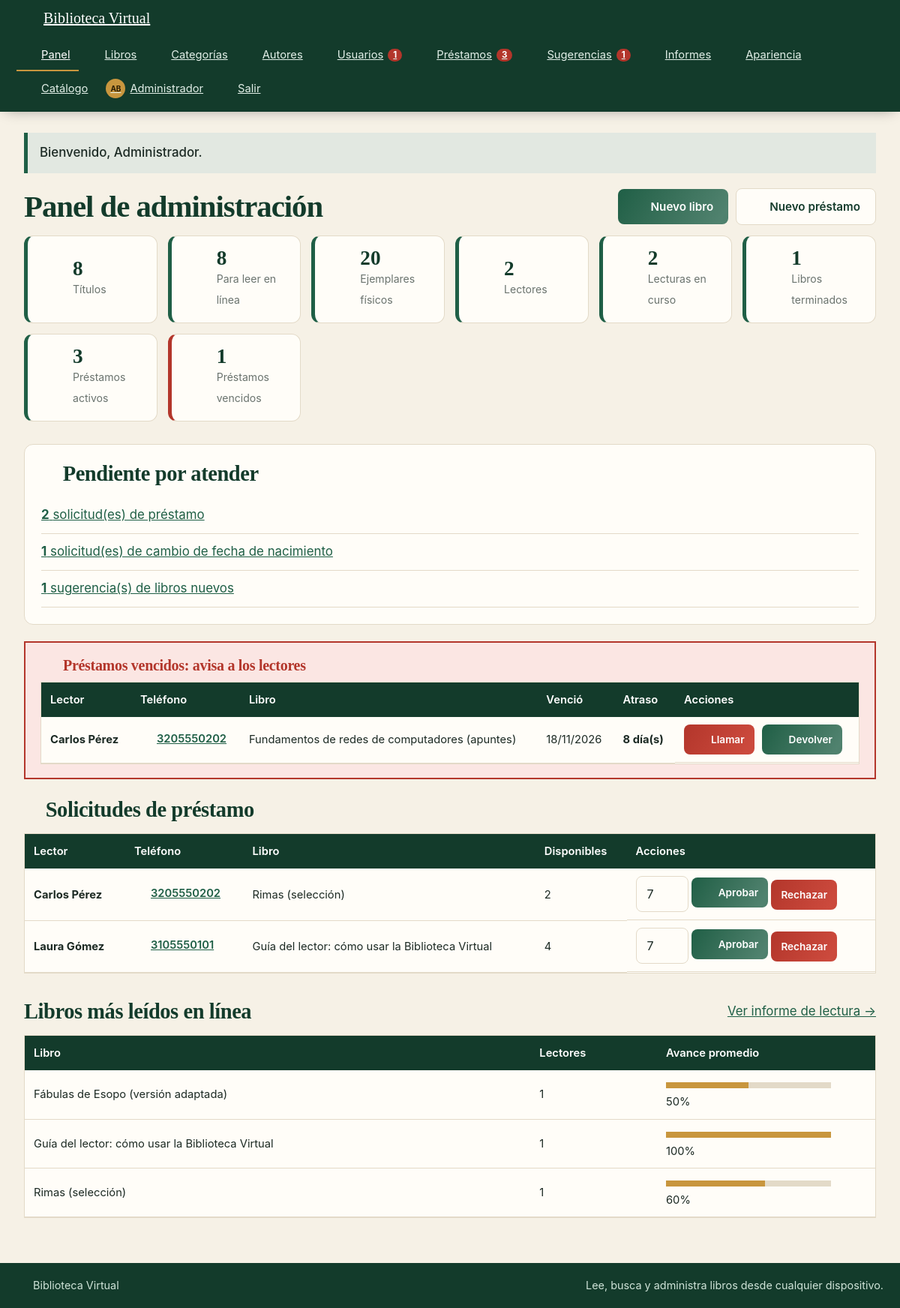
The page /panel.php (signed in) on the database its author committed.
### tables this page shows
CREATE TABLE usuarios (
  id INT NOT NULL AUTO_INCREMENT,
  nombre VARCHAR(80) NOT NULL,
  apellido VARCHAR(80) NOT NULL,
  correo VARCHAR(120) NOT NULL,
  telefono VARCHAR(20) NOT NULL,
  fecha_nacimiento DATE NOT NULL,
  clave VARCHAR(255) NOT NULL,
  rol ENUM('admin','bibliotecario','lector') NOT NULL DEFAULT 'lector',
  activo TINYINT(1) NOT NULL DEFAULT 1,
  foto VARCHAR(80) DEFAULT NULL,
  tema ENUM('auto','claro','oscuro') NOT NULL DEFAULT 'auto',
  edad_editable TINYINT(1) NOT NULL DEFAULT 0,
  cambiar_clave TINYINT(1) NOT NULL DEFAULT 0,
  creado_en TIMESTAMP NOT NULL DEFAULT CURRENT_TIMESTAMP,
  PRIMARY KEY (id),
  UNIQUE KEY uq_usuarios_correo (correo)
);

CREATE TABLE prestamos (
  id INT NOT NULL AUTO_INCREMENT,
  libro_id INT NOT NULL,
  usuario_id INT NOT NULL,
  estado ENUM('Solicitado','Activo','Devuelto','Rechazado') NOT NULL DEFAULT 'Solicitado',
  fecha_prestamo DATE DEFAULT NULL,
  fecha_limite DATE DEFAULT NULL,
  fecha_devolucion DATE DEFAULT NULL,
  registrado_por INT DEFAULT NULL,
  creado_en TIMESTAMP NOT NULL DEFAULT CURRENT_TIMESTAMP,
  PRIMARY KEY (id),
  KEY idx_prestamos_libro (libro_id),
  KEY idx_prestamos_usuario (usuario_id),
  KEY idx_prestamos_estado (estado, fecha_limite),
  CONSTRAINT fk_prestamos_libro FOREIGN KEY (libro_id) REFERENCES libros(id) ON DELETE CASCADE,
  CONSTRAINT fk_prestamos_usuario FOREIGN KEY (usuario_id) REFERENCES usuarios(id) ON DELETE CASCADE,
  CONSTRAINT fk_prestamos_registrador FOREIGN KEY (registrado_por) REFERENCES usuarios(id) ON DELETE SET NULL
);

CREATE TABLE libros (
  id INT NOT NULL AUTO_INCREMENT,
  codigo VARCHAR(30) NOT NULL,
  titulo VARCHAR(150) NOT NULL,
  autor_id INT NOT NULL,
  categoria_id INT NOT NULL,
  editorial VARCHAR(100) DEFAULT NULL,
  anio SMALLINT DEFAULT NULL,
  ejemplares INT NOT NULL DEFAULT 0,
  descripcion TEXT DEFAULT NULL,
  archivo VARCHAR(80) DEFAULT NULL,
  creado_en TIMESTAMP NOT NULL DEFAULT CURRENT_TIMESTAMP,
  PRIMARY KEY (id),
  UNIQUE KEY uq_libros_codigo (codigo),
  KEY idx_libros_titulo (titulo),
  KEY idx_libros_autor (autor_id),
  KEY idx_libros_categoria (categoria_id),
  CONSTRAINT fk_libros_autor FOREIGN KEY (autor_id) REFERENCES autores(id) ON DELETE RESTRICT,
  CONSTRAINT fk_libros_categoria FOREIGN KEY (categoria_id) REFERENCES categorias(id) ON DELETE RESTRICT
);

### panel.php (the view, shortened to what this page needs)
<?php
require_once 'seguridad.php';
exigir_admin();
$cn = db();
$tot_titulos = (int)valor($cn, 'SELECT COUNT(*) FROM libros');
$tot_leibles = (int)valor($cn, 'SELECT COUNT(*) FROM libros l WHERE ' . sql_leible('l'));
$tot_ejemplares = (int)valor($cn, 'SELECT COALESCE(SUM(ejemplares),0) FROM libros');
$tot_lectores = (int)valor($cn, "SELECT COUNT(*) FROM usuarios WHERE rol = 'lector'");
$tot_activos = (int)valor($cn, "SELECT COUNT(*) FROM prestamos WHERE estado = 'Activo'");
$tot_leyendo = (int)valor($cn, 'SELECT COUNT(*) FROM lecturas WHERE terminado = 0');
$tot_terminados = (int)valor($cn, 'SELECT COUNT(*) FROM lecturas WHERE terminado = 1');
$pend_edad = (int)valor($cn, "SELECT COUNT(*) FROM cambios_edad WHERE estado = 'Pendiente'");
$pend_sug = (int)valor($cn, "SELECT COUNT(*) FROM sugerencias WHERE estado = 'Pendiente'");
$sin_contenido = (int)valor($cn, 'SELECT COUNT(*) FROM libros l WHERE NOT ' . sql_leible('l'));
$vencidos = consulta($cn, "SELECT p.id, p.fecha_limite, DATEDIFF(CURDATE(), p.fecha_limite) AS dias, u.nombre, u.apellido, u.telefono, l.titulo FROM prestamos p JOIN usuarios u ON u.id = p.usuario_id JOIN libros l ON l.id = p.libro_id WHERE p.estado = 'Activo' AND p.fecha_limite < CURDATE() ORDER BY p.fecha_limite ASC");
$solicitudes = consulta($cn, "SELECT p.id, p.creado_en, u.nombre, u.apellido, u.telefono, l.titulo, " . sql_disponibles('l') . " AS disponibles FROM prestamos p JOIN usuarios u ON u.id = p.usuario_id JOIN libros l ON l.id = p.libro_id WHERE p.estado = 'Solicitado' ORDER BY p.id ASC");
$mas_leidos = consulta($cn, 'SELECT l.titulo, COUNT(*) AS lectores, ROUND(AVG(ls.progreso)) AS promedio FROM lecturas ls JOIN libros l ON l.id = ls.libro_id GROUP BY l.id, l.titulo ORDER BY lectores DESC, l.titulo ASC LIMIT 5');
require 'cabecera.php';
?>
<div class="seccion-titulo" style="margin-top:0"><h1>Panel de administración</h1>
  <div class="acciones"><a class="btn" href="libro_form.php"><?php echo icono('libro', 16); ?> Nuevo libro</a><a class="btn btn-claro" href="prestamo_form.php"><?php echo icono('mas', 16); ?> Nuevo préstamo</a></div></div>
<section class="estadisticas">
  <div class="dato"><?php echo icono('libro', 30); ?><div><strong><?php echo $tot_titulos; ?></strong><small>Títulos</small></div></div>
  <div class="dato"><?php echo icono('abierto', 30); ?><div><strong><?php echo $tot_leibles; ?></strong><small>Para leer en línea</small></div></div>
  <div class="dato"><?php echo icono('libro', 30); ?><div><strong><?php echo $tot_ejemplares; ?></strong><small>Ejemplares físicos</small></div></div>
  <div class="dato"><?php echo icono('usuario', 30); ?><div><strong><?php echo $tot_lectores; ?></strong><small>Lectores</small></div></div>
  <div class="dato"><?php echo icono('abierto', 30); ?><div><strong><?php echo $tot_leyendo; ?></strong><small>Lecturas en curso</small></div></div>
  <div class="dato"><?php echo icono('check', 30); ?><div><strong><?php echo $tot_terminados; ?></strong><small>Libros terminados</small></div></div>
  <div class="dato"><?php echo icono('prestamo', 30); ?><div><strong><?php echo $tot_activos; ?></strong><small>Préstamos activos</small></div></div>
  <div class="dato alerta"><?php echo icono('alerta', 30); ?><div><strong><?php echo count($vencidos); ?></strong><small>Préstamos vencidos</small></div></div>
</section>
<?php if ($pend_edad > 0 || $pend_sug > 0 || count($solicitudes) > 0 || $sin_contenido > 0): ?>
<section class="panel">
  <h2><?php echo icono('campana', 22); ?> Pendiente por atender</h2>
  <ul class="lista-sencilla">
    <?php if (count($solicitudes) > 0): ?><li><a href="prestamos.php?estado=Solicitado"><strong><?php echo count($solicitudes); ?></strong> solicitud(es) de préstamo</a></li><?php endif; ?>
    <?php if ($pend_edad > 0): ?><li><a href="solicitudes_edad.php"><strong><?php echo $pend_edad; ?></strong> solicitud(es) de cambio de fecha de nacimiento</a></li><?php endif; ?>
    <?php if ($pend_sug > 0): ?><li><a href="sugerencias.php?estado=Pendiente"><strong><?php echo $pend_sug; ?></strong> sugerencia(s) de libros nuevos</a></li><?php endif; ?>
  </ul>
</section>
<?php endif; ?>
<?php if (count($vencidos)): ?>
<section class="alerta-vencidos">
  <h2><?php echo icono('alerta', 22); ?> Préstamos vencidos: avisa a los lectores</h2>
  <div class="tabla-wrap"><table>
    <thead><tr><th>Lector</th><th>Teléfono</th><th>Libro</th><th>Venció</th><th>Atraso</th><th>Acciones</th></tr></thead>
    <tbody>
    <?php foreach ($vencidos as $v): ?>
      <tr>
        <td><strong><?php echo e($v['nombre'] . ' ' . $v['apellido']); ?></strong></td>
        <td><a class="tel" href="<?php echo e(telefono_enlace($v['telefono'])); ?>"><?php echo icono('telefono', 16); ?> <?php echo e($v['telefono']); ?></a></td>
        <td><?php echo e($v['titulo']); ?></td>
        <td><?php echo fecha_es($v['fecha_limite']); ?></td>
        <td><strong><?php echo (int)$v['dias']; ?> día(s)</strong></td>
        <td class="acciones">
          <a class="btn btn-sm btn-peligro" href="<?php echo e(telefono_enlace($v['telefono'])); ?>"><?php echo icono('telefono', 15); ?> Llamar</a>
          <form method="post" action="prestamo_accion.php" onsubmit="return confirm('¿Registrar la devolución de este libro?');"><button class="btn btn-sm" type="submit"><?php echo icono('check', 15); ?> Devolver</button></form>
        </td>
      </tr>
    <?php endforeach; ?>
    </tbody>
  </table></div>
</section>
<?php endif; ?>
<h2><?php echo icono('campana', 22); ?> Solicitudes de préstamo</h2>
<?php if (!count($solicitudes)): ?>
  <div class="vacio">No hay solicitudes pendientes.</div>
<?php else: ?>
<div class="tabla-wrap"><table>
  <thead><tr><th>Lector</th><th>Teléfono</th><th>Libro</th><th>Disponibles</th><th>Acciones</th></tr></thead>
  <tbody>
  <?php foreach ($solicitudes as $s): ?>
    <tr>
      <td><strong><?php echo e($s['nombre'] . ' ' . $s['apellido']); ?></strong></td>
      <td><a class="tel" href="<?php echo e(telefono_enlace($s['telefono'])); ?>"><?php echo icono('telefono', 16); ?> <?php echo e($s['telefono']); ?></a></td>
      <td><?php echo e($s['titulo']); ?></td>
      <td><?php echo (int)$s['disponibles']; ?></td>
      <td class="acciones">
        <form method="post" action="prestamo_accion.php"><?php echo campo_csrf(); ?><input type="hidden" name="id" value="<?php echo (int)$s['id']; ?>"><input type="hidden" name="volver" value="panel.php">
          <input type="number" name="dias" value="7" min="1" max="30" style="width:70px" title="Días de préstamo">
          <button class="btn btn-sm" type="submit" name="accion" value="aprobar" <?php echo (int)$s['disponibles'] < 1 ? 'disabled' : ''; ?>><?php echo icono('check', 15); ?> Aprobar</button>
          <button class="btn btn-sm btn-peligro" type="submit" name="accion" value="rechazar" onclick="return confirm('¿Rechazar esta solicitud?');">Rechazar</button>
        </form>
      </td>
    </tr>
  <?php endforeach; ?>
  </tbody>
</table></div>
<?php endif; ?>
<div class="seccion-titulo"><h2>Libros más leídos en línea</h2><a href="informes.php?tipo=lectura">Ver informe de lectura →</a></div>
<?php if (!count($mas_leidos)): ?><div class="vacio">Todavía nadie ha empezado a leer.</div><?php else: ?>
<div class="tabla-wrap"><table>
  <thead><tr><th>Libro</th><th>Lectores</th><th>Avance promedio</th></tr></thead>
  <tbody><?php foreach ($mas_leidos as $m): ?><tr><td><?php echo e($m['titulo']); ?></td><td><?php echo (int)$m['lectores']; ?></td><td><div class="progreso" style="max-width:220px"><i style="width:<?php echo (int)$m['promedio']; ?>%"></i></div><?php echo (int)$m['promedio']; ?>%</td></tr><?php endforeach; ?></tbody>
</table></div>
<?php endif; ?>
<?php require 'pie.php'; ?>

### seguridad.php (shortened to what this page needs)
<?php
function e($v) {
    return htmlspecialchars((string)$v, ENT_QUOTES, 'UTF-8');
}
function logueado() {
    return !empty($_SESSION['usuario_id']);
}
function consulta($cn, $sql, $tipos = '', $params = array()) {
    $st = $cn->prepare($sql);
    if ($tipos !== '') {
        $args = array($tipos);
        foreach ($params as $k => $v) { $args[] = &$params[$k]; }
        call_user_func_array(array($st, 'bind_param'), $args);
    }
    $st->execute();
    $filas = array();
    $meta = $st->result_metadata();
    if ($meta) {
        if (method_exists($st, 'get_result')) {
            $r = $st->get_result();
            while ($f = $r->fetch_assoc()) { $filas[] = $f; }
        }
    }
    return $filas;
}
function fila($cn, $sql, $tipos = '', $params = array()) {
    $f = consulta($cn, $sql, $tipos, $params);
    return $f ? $f[0] : null;
}
function valor($cn, $sql, $tipos = '', $params = array()) {
    $f = fila($cn, $sql, $tipos, $params);
    return reset($f);
}
function usuario_actual() {
    static $u = false;
    if ($u === false) {
        $u = null;
        if (logueado()) {
            $u = fila(db(), 'SELECT id, nombre, apellido, rol, activo, foto, tema, cambiar_clave FROM usuarios WHERE id = ?', 'i', array((int)$_SESSION['usuario_id']));
        }
    }
    return $u;
}
function exigir_login() {
    $u = usuario_actual();
}
function exigir_admin() {
    exigir_login();
}
function fecha_es($f) {
    return date('d/m/Y', strtotime($f));
}
function telefono_enlace($t) {
    return 'tel:' . preg_replace('/[^0-9+]/', '', $t);
}
function sql_disponibles($alias = 'l') {
    return '(' . $alias . ".ejemplares - (SELECT COUNT(*) FROM prestamos pd WHERE pd.libro_id = " . $alias . ".id AND pd.estado = 'Activo'))";
}
function sql_leible($alias = 'l') {
    return '((SELECT COUNT(*) FROM capitulos cp WHERE cp.libro_id = ' . $alias . '.id) > 0 OR ' . $alias . '.archivo IS NOT NULL)';
}
function avatar_html($u, $tam = 34) {
    $nombre = isset($u['nombre']) ? $u['nombre'] : '?';
    $apellido = isset($u['apellido']) ? $u['apellido'] : '';
    $ini = mb_strtoupper(mb_substr($nombre, 0, 1) . mb_substr($apellido, 0, 1));
    return '<span class="avatar avatar-ini" style="width:' . (int)$tam . 'px;height:' . (int)$tam . 'px;font-size:' . (int)($tam * 0.4) . 'px">' . e($ini) . '</span>';
}
function icono($nombre, $tam = 18) {
    $trazo = isset($p[$nombre]) ? $p[$nombre] : $p['libro'];
    return '<svg class="ico" width="' . (int)$tam . '" height="' . (int)$tam . '" viewBox="0 0 24 24" fill="none" stroke="currentColor" stroke-width="2" stroke-linecap="round" stroke-linejoin="round" aria-hidden="true">' . $trazo . '</svg>';
}

### rows shown on the page
usuarios: ini "AB"
prestamos: usuario.apellido "Carlos Pérez", $tam 16 (drawn), usuario.telefono "3205550202", libro.titulo "Fundamentos de redes de computadores (apuntes)", fecha_limite "18/11/2026", dias "8"
prestamos: usuario.apellido "Carlos Pérez", $tam 16 (drawn), usuario.telefono "3205550202", libro.titulo "Rimas (selección)", disponibles "2"
prestamos: usuario.apellido "Laura Gómez", $tam 16 (drawn), usuario.telefono "3105550101", libro.titulo "Guía del lector: cómo usar la Biblioteca Virtual", disponibles "4"

### other values the page prints
$cab_cfg['nombre_sitio'] "Biblioteca Virtual"
$cab_item[1] "Panel"
$cab_item[1] "Libros"
$cab_item[1] "Categorías"
$cab_item[1] "Autores"
$cab_item[1] "Usuarios"
$cab_item[4] "1"
$cab_item[1] "Préstamos"
$cab_item[4] "3"
$cab_item[1] "Sugerencias"
$cab_item[1] "Informes"
$cab_item[1] "Apariencia"
$cab_item[1] "Catálogo"
$_SESSION['nombre'] "Administrador"
$_SESSION['flash'][1] "Bienvenido, Administrador."
